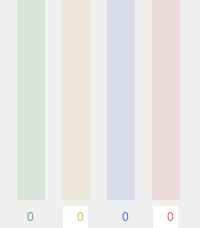
      <widget class="QWidget" name="mm_page">
       <layout class="QGridLayout" name="gridLayout">
        <property name="leftMargin">
         <number>0</number>
        </property>
        <property name="topMargin">
         <number>0</number>
        </property>
        <property name="rightMargin">
         <number>0</number>
        </property>
        <property name="bottomMargin">
         <number>0</number>
        </property>
        <property name="spacing">
         <number>0</number>
        </property>
        <item row="0" column="0">
         <widget class="QFrame" name="mm_container">
          <layout class="QGridLayout" name="gridLayout_2">
           <property name="leftMargin">
            <number>0</number>
           </property>
           <property name="topMargin">
            <number>0</number>
           </property>
           <property name="rightMargin">
            <number>0</number>
           </property>
           <property name="bottomMargin">
            <number>0</number>
           </property>
           <property name="horizontalSpacing">
            <number>0</number>
           </property>
           <property name="verticalSpacing">
            <number>6</number>
           </property>
           <item row="0" column="3">
            <widget class="QSlider" name="mixed_risk_slider">
             <property name="minimumSize">
              <size>
               <width>28</width>
               <height>200</height>
              </size>
             </property>
             <property name="toolTip">
              <string>&lt;html&gt;&lt;head/&gt;&lt;body&gt;&lt;p&gt;Mixed Risk&lt;/p&gt;&lt;/body&gt;&lt;/html&gt;</string>
             </property>
             <property name="styleSheet">
              <string notr="true">
/* ///////////////////////////////////////////////////////////////
QToolTip
/////////////////////////////////////////////////////////////// */
QToolTip {
    background: rgba(23,23,23, 150);
    border: 1px solid rgb(220,99,108);
    border-radius: 5px; 
    padding:4px; 
    text-align: left;
    color: rgb(220,99,108);
}

/* ///////////////////////////////////////////////////////////////
QSlider Colors
/////////////////////////////////////////////////////////////// */

QSlider::handle:vertical {background:rgb(222,100,109);}
QSlider::handle:vertical:hover {background:rgb(252,130,139);}
QSlider::handle:vertical:pressed {background:rgb(202,80,89);}
QSlider::add-page:vertical{background:rgb(222,100,109);}
QSlider::groove:vertical:hover {background:rgba(222,100,109,0.35);}
QSlider::groove:vertical {background:rgba(222,100,109,0.15);}</string>
             </property>
             <property name="maximum">
              <number>10</number>
             </property>
             <property name="orientation">
              <enum>Qt::Vertical</enum>
             </property>
            </widget>
           </item>
           <item row="0" column="0">
            <widget class="QSlider" name="mood_slider">
             <property name="minimumSize">
              <size>
               <width>28</width>
               <height>200</height>
              </size>
             </property>
             <property name="toolTip">
              <string>&lt;html&gt;&lt;head/&gt;&lt;body&gt;&lt;p&gt;Mood&lt;/p&gt;&lt;/body&gt;&lt;/html&gt;</string>
             </property>
             <property name="styleSheet">
              <string notr="true">
/* ///////////////////////////////////////////////////////////////
QToolTip
/////////////////////////////////////////////////////////////// */
QToolTip {
    background: rgba(23,23,23, 150);
    border: 1px solid rgb(104,174,102);
    border-radius: 5px; 
    padding:4px; 
    text-align: left;
    color: rgb(104,174,102);
}

/* ///////////////////////////////////////////////////////////////
QSlider Colors
/////////////////////////////////////////////////////////////// */

QSlider::handle:vertical {background:rgb(96,175,107);}
QSlider::handle:vertical:hover {background:rgb(126,205,137);}
QSlider::handle:vertical:pressed {background:rgb(76,155,87);}
QSlider::add-page:vertical {background:rgb(96,175,107);}
QSlider::groove:vertical:hover {background:rgba(96,175,107,0.35);}
QSlider::groove:vertical {background:rgba(96,175,107,0.15);}
</string>
             </property>
             <property name="maximum">
              <number>10</number>
             </property>
             <property name="orientation">
              <enum>Qt::Vertical</enum>
             </property>
            </widget>
           </item>
           <item row="1" column="1" alignment="Qt::AlignHCenter">
            <widget class="QSpinBox" name="mania">
             <property name="toolTip">
              <string>&lt;html&gt;&lt;head/&gt;&lt;body&gt;&lt;p&gt;Mania&lt;/p&gt;&lt;/body&gt;&lt;/html&gt;</string>
             </property>
             <property name="styleSheet">
              <string notr="true">
/* ///////////////////////////////////////////////////////////////
QToolTip
/////////////////////////////////////////////////////////////// */
QToolTip {
    background: rgba(23,23,23, 150);
    border: 1px solid rgb(184,153,222);
    border-radius: 5px; 
    padding:4px; 
    text-align: left;
    color: rgb(184,153,222);
}



    /* ///////////////////////////////////////////////////////////////
    QSpinBox
    /////////////////////////////////////////////////////////////// */
    QSpinBox {color:rgb(220,180,74);}
    QSpinBox:hover {color: rgb(255,240,134);}
    QSpinBox:focus {color: rgb(250,210,104);}
    </string>
             </property>
             <property name="frame">
              <bool>false</bool>
             </property>
             <property name="alignment">
              <set>Qt::AlignRight|Qt::AlignTrailing|Qt::AlignVCenter</set>
             </property>
             <property name="buttonSymbols">
              <enum>QAbstractSpinBox::NoButtons</enum>
             </property>
             <property name="maximum">
              <number>10</number>
             </property>
            </widget>
           </item>
           <item row="0" column="2">
            <widget class="QSlider" name="depression_slider">
             <property name="minimumSize">
              <size>
               <width>28</width>
               <height>200</height>
              </size>
             </property>
             <property name="toolTip">
              <string>&lt;html&gt;&lt;head/&gt;&lt;body&gt;&lt;p&gt;Depression&lt;/p&gt;&lt;/body&gt;&lt;/html&gt;</string>
             </property>
             <property name="styleSheet">
              <string notr="true">
/* ///////////////////////////////////////////////////////////////
QToolTip
/////////////////////////////////////////////////////////////// */
QToolTip {
    background: rgba(23,23,23, 150);
    border: 1px solid rgb(93,112,219);
    border-radius: 5px; 
    padding:4px; 
    text-align: left;
    color: rgb(93,112,219);
}
/* ////////////////////////////////////////////////////////////////////////
depression slider
//////////////////////////////////////////////////////////////////////// */
QSlider::handle:vertical {background:rgb(87,111,215);}
QSlider::handle:vertical:hover {background:rgb(117,141,245);}
QSlider::handle:vertical:pressed {background:rgb(67,91,195);}
QSlider::add-page:vertical {background:rgb(87,111,215);}
QSlider::groove:vertical:hover{background:rgba(87,111,215,0.35);}

QSlider::groove:vertical {background:rgba(87,111,215,0.15);}</string>
             </property>
             <property name="maximum">
              <number>10</number>
             </property>
             <property name="orientation">
              <enum>Qt::Vertical</enum>
             </property>
            </widget>
           </item>
           <item row="0" column="1">
            <widget class="QSlider" name="mania_slider">
             <property name="minimumSize">
              <size>
               <width>28</width>
               <height>200</height>
              </size>
             </property>
             <property name="toolTip">
              <string>&lt;html&gt;&lt;head/&gt;&lt;body&gt;&lt;p&gt;Mania&lt;/p&gt;&lt;/body&gt;&lt;/html&gt;</string>
             </property>
             <property name="styleSheet">
              <string notr="true">
/* ///////////////////////////////////////////////////////////////
QToolTip
/////////////////////////////////////////////////////////////// */
QToolTip {
    background: rgba(23,23,23, 150);
    border: 1px solid rgb(249,195,94);
    border-radius: 5px; 
    padding:4px; 
    text-align: left;
    color: rgb(249,195,94);
}

/* ///////////////////////////////////////////////////////////////
QSlider Colors
/////////////////////////////////////////////////////////////// */


    /* ///////////////////////////////////////////////////////////////
    QSlider Colors
    /////////////////////////////////////////////////////////////// */
    
QSlider::handle:vertical {background:rgb(220,180,74);}
QSlider::handle:vertical:hover {background:rgb(250,210,104);}
QSlider::handle:vertical:pressed {background:rgb(200,160,54);}
QSlider::add-page:vertical {background:rgb(220,180,74);}
QSlider::groove:vertical:hover {background:rgba(220,180,74,0.35);}
QSlider::groove:vertical {background:rgba(220,180,74,0.15);}
    </string>
             </property>
             <property name="maximum">
              <number>10</number>
             </property>
             <property name="orientation">
              <enum>Qt::Vertical</enum>
             </property>
            </widget>
           </item>
           <item row="1" column="2" alignment="Qt::AlignHCenter">
            <widget class="QSpinBox" name="depression">
             <property name="toolTip">
              <string>&lt;html&gt;&lt;head/&gt;&lt;body&gt;&lt;p&gt;Depression&lt;/p&gt;&lt;/body&gt;&lt;/html&gt;</string>
             </property>
             <property name="styleSheet">
              <string notr="true">
/* ///////////////////////////////////////////////////////////////
QToolTip
/////////////////////////////////////////////////////////////// */
QToolTip {
    background: rgba(23,23,23, 150);
    border: 1px solid rgb(93,112,219);
    border-radius: 5px; 
    padding:4px; 
    text-align: left;
    color: rgb(93,112,219);
}

/* ///////////////////////////////////////////////////////////////
QSpinBox
/////////////////////////////////////////////////////////////// */
QSpinBox {color:rgb(87,111,215);background:transparent;}
QSpinBox:hover {color: rgb(147,171,255);}
QSpinBox:focus {color: rgb(117,141,245);}
</string>
             </property>
             <property name="frame">
              <bool>false</bool>
             </property>
             <property name="alignment">
              <set>Qt::AlignRight|Qt::AlignTrailing|Qt::AlignVCenter</set>
             </property>
             <property name="buttonSymbols">
              <enum>QAbstractSpinBox::NoButtons</enum>
             </property>
             <property name="maximum">
              <number>10</number>
             </property>
            </widget>
           </item>
           <item row="1" column="0">
            <widget class="QSpinBox" name="mood">
             <property name="toolTip">
              <string>&lt;html&gt;&lt;head/&gt;&lt;body&gt;&lt;p&gt;Mood&lt;/p&gt;&lt;/body&gt;&lt;/html&gt;</string>
             </property>
             <property name="styleSheet">
              <string notr="true">
/* ///////////////////////////////////////////////////////////////
QToolTip
/////////////////////////////////////////////////////////////// */
QToolTip {
    background: rgba(23,23,23, 150);
    border: 1px solid rgb(104,174,102);
    border-radius: 5px; 
    padding:4px; 
    text-align: left;
    color: rgb(104,174,102);
}

/* ///////////////////////////////////////////////////////////////
QSpinBox
/////////////////////////////////////////////////////////////// */
QSpinBox {background:transparent;color:rgb(96,175,107);}
QSpinBox:hover {color: rgb(156,235,167);}
QSpinBox:focus {color: rgb(126,205,137);}
</string>
             </property>
             <property name="frame">
              <bool>false</bool>
             </property>
             <property name="alignment">
              <set>Qt::AlignCenter</set>
             </property>
             <property name="buttonSymbols">
              <enum>QAbstractSpinBox::NoButtons</enum>
             </property>
             <property name="maximum">
              <number>10</number>
             </property>
            </widget>
           </item>
           <item row="1" column="3" alignment="Qt::AlignHCenter">
            <widget class="QSpinBox" name="mixed_risk">
             <property name="toolTip">
              <string>&lt;html&gt;&lt;head/&gt;&lt;body&gt;&lt;p&gt;Mixed Risk&lt;/p&gt;&lt;/body&gt;&lt;/html&gt;</string>
             </property>
             <property name="styleSheet">
              <string notr="true">
/* ///////////////////////////////////////////////////////////////
QToolTip
/////////////////////////////////////////////////////////////// */
QToolTip {
    background: rgba(23,23,23, 150);
    border: 1px solid rgb(220,99,108);
    border-radius: 5px; 
    padding:4px; 
    text-align: left;
    color: rgb(220,99,108);
}

/* ///////////////////////////////////////////////////////////////
QSpinBox
/////////////////////////////////////////////////////////////// */
QSpinBox {color:rgb(222,100,109);}
QSpinBox:hover {color: rgb(255,160,169);}
QSpinBox:focus {color: rgb(252,130,139);}
</string>
             </property>
             <property name="frame">
              <bool>false</bool>
             </property>
             <property name="alignment">
              <set>Qt::AlignRight|Qt::AlignTrailing|Qt::AlignVCenter</set>
             </property>
             <property name="buttonSymbols">
              <enum>QAbstractSpinBox::NoButtons</enum>
             </property>
             <property name="maximum">
              <number>10</number>
             </property>
            </widget>
           </item>
          </layout>
         </widget>
        </item>
       </layout>
      </widget>
